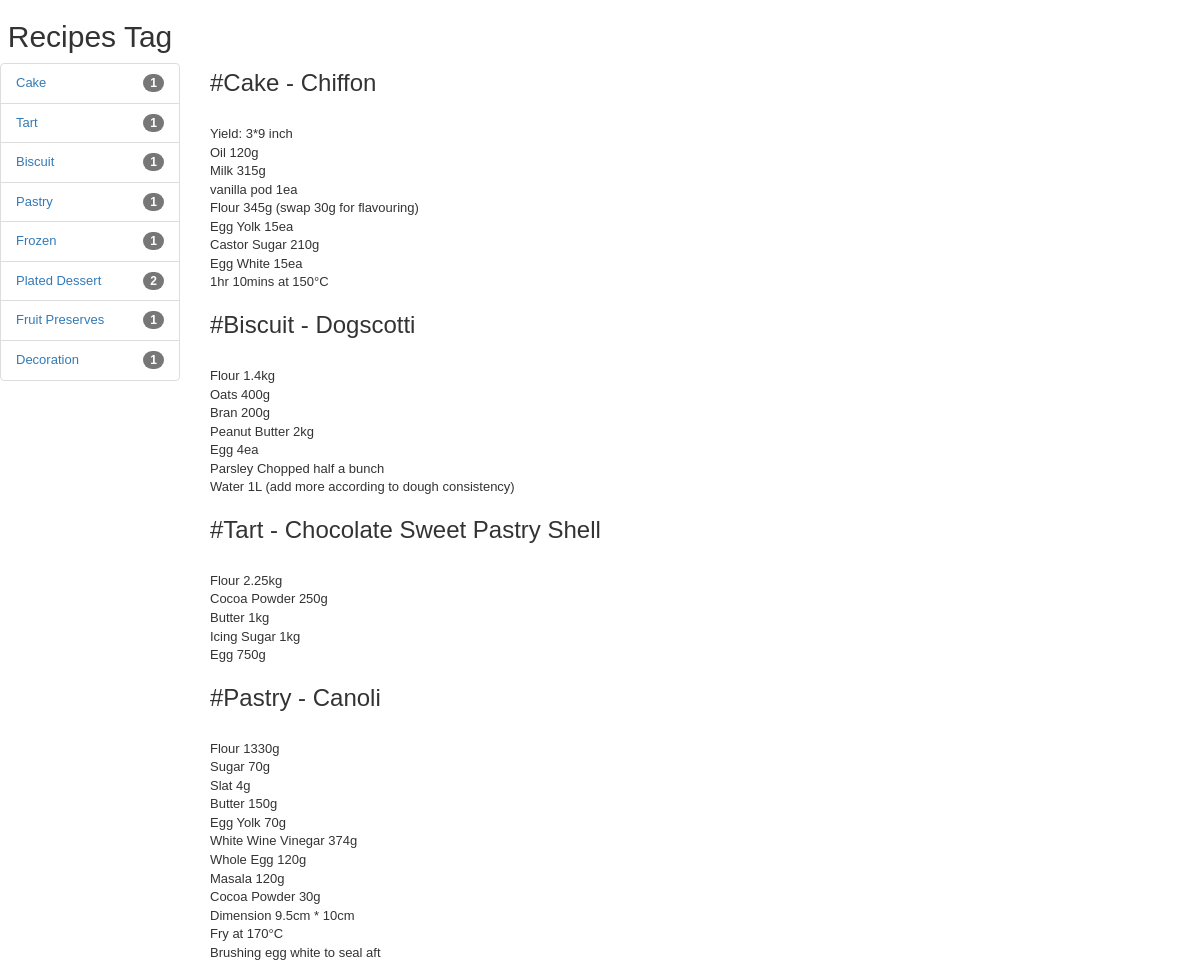
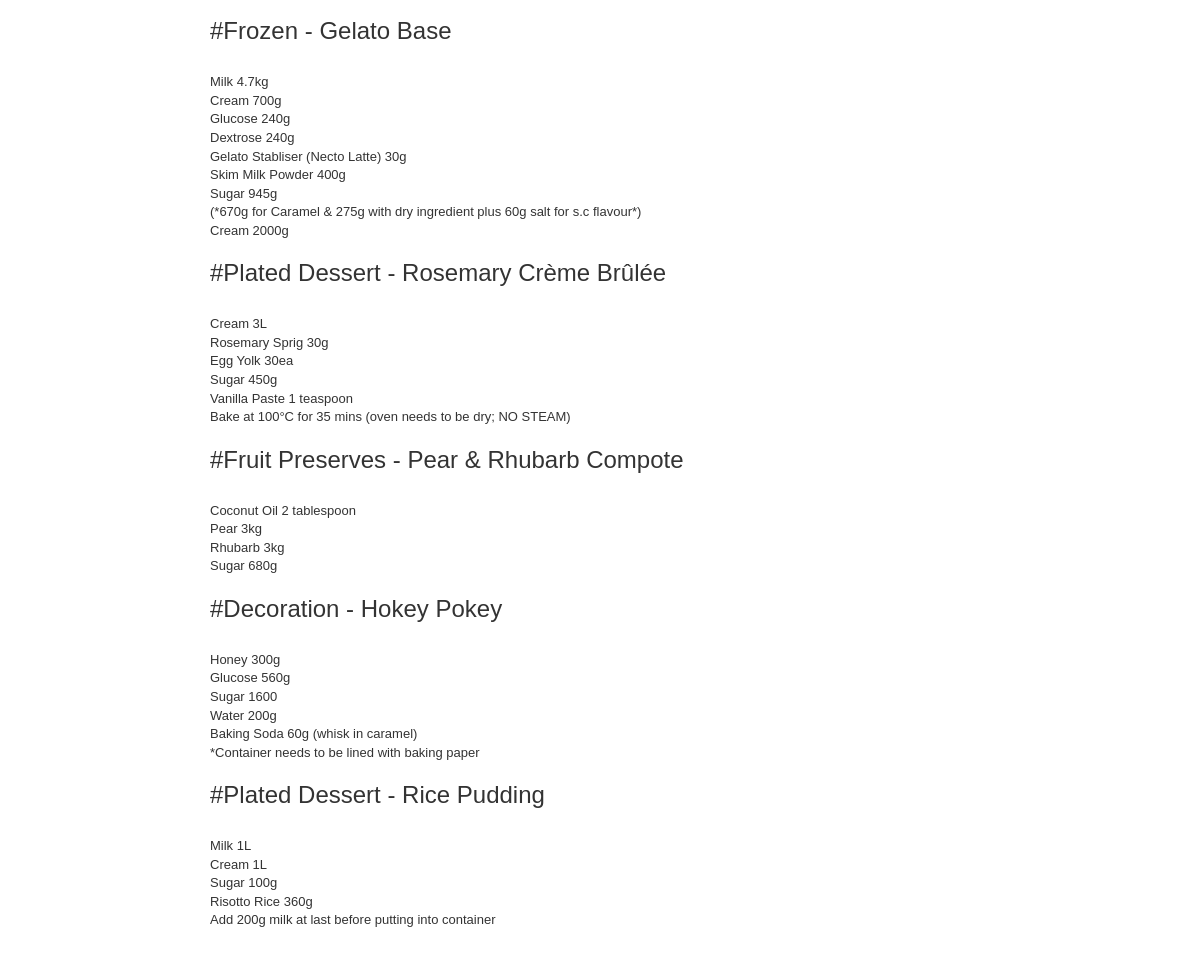
The page /recipes/recipes.php on the database its author committed (2 pictures, top to bottom).
### tables this page shows
CREATE TABLE `tag` (
  `id` int(11) NOT NULL,
  `tag` varchar(255) NOT NULL
);

CREATE TABLE `recipe` (
  `id` int(255) NOT NULL,
  `type` varchar(255) NOT NULL,
  `item` varchar(255) NOT NULL,
  `detail` varchar(255) NOT NULL
);

### layout/recipeView.php (the view)
<?php
$getType_sql = 'SELECT type FROM recipe';
$getItem_sql = 'SELECT item FROM recipe';
$getDetail_sql = 'SELECT detail FROM recipe';
$getType = mysqli_query($con,$getType_sql);
$getItem = mysqli_query($con,$getItem_sql);
$getDetail = mysqli_query($con,$getDetail_sql);
while($type = mysqli_fetch_assoc($getType)) {
    ?>
    <div class="recipe-content-section">
        <div id="<?php echo $type['type']?>">
            <?php echo '<h3 class="recipe-item-name">' . '#' . $type['type'] . ' - ';
            echo mysqli_fetch_assoc($getItem)['item'] . '</h3>';
            echo '<br>';
            echo mysqli_fetch_assoc($getDetail)['detail']?>
        </div>
    </div>
    <?php
}
?>

### recipes/recipes.php (shortened to what this page needs)
<?php
include ('../db.php');
?>
<!DOCTYPE html>
<html>
<head>
    <link rel="stylesheet" href="https://maxcdn.bootstrapcdn.com/bootstrap/3.4.1/css/bootstrap.min.css">
    <link rel="stylesheet" href="../css/recipe-page-style.css"/>
</head>
<body>
<div class="flex-container">
    <div class="flex-item-left">
        <h2 id="recipe-index-title">Recipes Tag</h2>
        <div>
            <ul class="list-group" id="recipe tag">
                <?php
                include("../layout/recipeTags.php"); ?>
            </ul>
        </div>
    </div>
    <div class="flex-item-right">
        <?php
        include("../layout/recipeView.php"); ?>
    </div>
</div>
</body>
</html>

### layout/recipeTags.php (shortened to what this page needs)
<?php
$getTag_sql = 'SELECT tag FROM tag';
$getTag = mysqli_query($con,$getTag_sql);
$getType_sql = 'SELECT type FROM recipe';
$getType = mysqli_query($con,$getType_sql);
$counts = [];
while($types = mysqli_fetch_assoc($getType)) {
    foreach ($types as $value) {
        if (key_exists($value, $counts)) {
            $counts[$value] += 1;
        } else {
            $counts[$value] = 1;
        }
    }
}
while($tags = mysqli_fetch_assoc($getTag)){
    foreach ($tags as $value){
        ?>
        <li class="list-group-item"><a href="#"><?php echo $value?></a>
            <span class="badge"><?php echo $counts[$value] ?></span></li>
        <?php
    }
}
?>

### css/recipe-page-style.css (style rules this page uses)
* { box-sizing: border-box; font-family:Arial, Sans-Serif; font-size: small; background-color: transparent; }
.flex-container { display: flex; flex-wrap: wrap; font-size: 30px; }
.flex-item-left { flex: 15%; overflow: hidden; text-align: left; }
.flex-item-right { margin-top: 20px; padding: 30px; flex: 85%; }
#recipe-index-title { text-align: center; }

### recipes/recipes.php (style rules this page uses)
body { background:none; }

### rows shown on the page
tag: tag "Cake", tag "1"
tag: tag "Tart", tag "1"
tag: tag "Biscuit", tag "1"
tag: tag "Pastry", tag "1"
tag: tag "Frozen", tag "1"
tag: tag "Plated Dessert", tag "2"
tag: tag "Fruit Preserves", tag "1"
tag: tag "Decoration", tag "1"
recipe: item "Chiffon", detail "Yield: 3*9 inch Oil 120g Milk 315g vanilla pod 1ea Flour 345g (swap 30g for flavouring) Egg Yolk 15ea Castor Sugar 210g Egg White 15ea 1hr 10mins at 150°C"
recipe: item "Dogscotti", detail "Flour 1.4kg Oats 400g Bran 200g Peanut Butter 2kg Egg 4ea Parsley Chopped half a bunch Water 1L (add more according to dough consistency)"
recipe: item "Chocolate Sweet Pastry Shell", detail "Flour 2.25kg Cocoa Powder 250g Butter 1kg Icing Sugar 1kg Egg 750g"
recipe: item "Canoli", detail "Flour 1330g Sugar 70g Slat 4g Butter 150g Egg Yolk 70g White Wine Vinegar 374g Whole Egg 120g Masala 120g Cocoa Powder 30g Dimension 9.5cm * 10cm Fry at 170°C Brushing egg white to seal aft"
recipe: item "Gelato Base", detail "Milk 4.7kg Cream 700g Glucose 240g Dextrose 240g Gelato Stabliser (Necto Latte) 30g Skim Milk Powder 400g Sugar 945g (*670g for Caramel & 275g with dry ingredient plus 60g salt for s.c flavour*) Cream 2000g"
recipe: item "Rosemary Crème Brûlée", detail "Cream 3L Rosemary Sprig 30g Egg Yolk 30ea Sugar 450g Vanilla Paste 1 teaspoon Bake at 100°C for 35 mins (oven needs to be dry; NO STEAM)"
recipe: item "Pear & Rhubarb Compote", detail "Coconut Oil 2 tablespoon Pear 3kg Rhubarb 3kg Sugar 680g"
recipe: item "Hokey Pokey", detail "Honey 300g Glucose 560g Sugar 1600 Water 200g Baking Soda 60g (whisk in caramel) *Container needs to be lined with baking paper"
recipe: item "Rice Pudding", detail "Milk 1L Cream 1L Sugar 100g Risotto Rice 360g Add 200g milk at last before putting into container"

### other values the page prints
$type['type'] "Cake"
$type['type'] "Biscuit"
$type['type'] "Tart"
$type['type'] "Pastry"
$type['type'] "Frozen"
$type['type'] "Plated Dessert"
$type['type'] "Fruit Preserves"
$type['type'] "Decoration"
